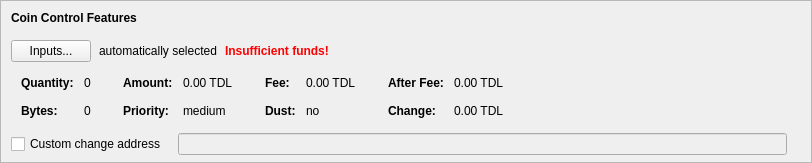
    <widget class="QFrame" name="frameCoinControl">
     <property name="sizePolicy">
      <sizepolicy hsizetype="Expanding" vsizetype="Expanding">
       <horstretch>0</horstretch>
       <verstretch>0</verstretch>
      </sizepolicy>
     </property>
     <property name="maximumSize">
      <size>
       <width>16777215</width>
       <height>16777215</height>
      </size>
     </property>
     <property name="frameShape">
      <enum>QFrame::StyledPanel</enum>
     </property>
     <property name="frameShadow">
      <enum>QFrame::Sunken</enum>
     </property>
     <layout class="QVBoxLayout" name="verticalLayoutCoinControl2">
      <property name="spacing">
       <number>0</number>
      </property>
      <property name="leftMargin">
       <number>0</number>
      </property>
      <property name="topMargin">
       <number>0</number>
      </property>
      <property name="rightMargin">
       <number>0</number>
      </property>
      <property name="bottomMargin">
       <number>6</number>
      </property>
      <item>
       <layout class="QVBoxLayout" name="verticalLayoutCoinControl" stretch="0,0,0,0,1">
        <property name="spacing">
         <number>0</number>
        </property>
        <property name="leftMargin">
         <number>10</number>
        </property>
        <property name="topMargin">
         <number>10</number>
        </property>
        <item>
         <layout class="QHBoxLayout" name="horizontalLayoutCoinControl1">
          <property name="bottomMargin">
           <number>15</number>
          </property>
          <item>
           <widget class="QLabel" name="labelCoinControlFeatures">
            <property name="sizePolicy">
             <sizepolicy hsizetype="Preferred" vsizetype="Maximum">
              <horstretch>0</horstretch>
              <verstretch>0</verstretch>
             </sizepolicy>
            </property>
            <property name="font">
             <font>
              <weight>75</weight>
              <bold>true</bold>
             </font>
            </property>
            <property name="styleSheet">
             <string notr="true">font-weight:bold;</string>
            </property>
            <property name="text">
             <string>Coin Control Features</string>
            </property>
           </widget>
          </item>
         </layout>
        </item>
        <item>
         <layout class="QHBoxLayout" name="horizontalLayoutCoinControl2" stretch="0,0,0,0">
          <property name="spacing">
           <number>8</number>
          </property>
          <property name="bottomMargin">
           <number>10</number>
          </property>
          <item>
           <widget class="QPushButton" name="pushButtonCoinControl">
            <property name="styleSheet">
             <string notr="true"/>
            </property>
            <property name="text">
             <string>Inputs...</string>
            </property>
            <property name="autoDefault">
             <bool>false</bool>
            </property>
           </widget>
          </item>
          <item>
           <widget class="QLabel" name="labelCoinControlAutomaticallySelected">
            <property name="text">
             <string>automatically selected</string>
            </property>
            <property name="margin">
             <number>5</number>
            </property>
           </widget>
          </item>
          <item>
           <widget class="QLabel" name="labelCoinControlInsuffFunds">
            <property name="font">
             <font>
              <weight>75</weight>
              <bold>true</bold>
             </font>
            </property>
            <property name="styleSheet">
             <string notr="true">color:red;font-weight:bold;</string>
            </property>
            <property name="text">
             <string>Insufficient funds!</string>
            </property>
            <property name="margin">
             <number>5</number>
            </property>
           </widget>
          </item>
          <item>
           <spacer name="horizontalSpacerCoinControl">
            <property name="orientation">
             <enum>Qt::Horizontal</enum>
            </property>
            <property name="sizeHint" stdset="0">
             <size>
              <width>40</width>
              <height>1</height>
             </size>
            </property>
           </spacer>
          </item>
         </layout>
        </item>
        <item>
         <widget class="QWidget" name="widgetCoinControl" native="true">
          <property name="sizePolicy">
           <sizepolicy hsizetype="Preferred" vsizetype="Preferred">
            <horstretch>0</horstretch>
            <verstretch>0</verstretch>
           </sizepolicy>
          </property>
          <property name="minimumSize">
           <size>
            <width>0</width>
            <height>0</height>
           </size>
          </property>
          <property name="styleSheet">
           <string notr="true"/>
          </property>
          <layout class="QHBoxLayout" name="horizontalLayoutCoinControl5">
           <property name="leftMargin">
            <number>0</number>
           </property>
           <property name="topMargin">
            <number>0</number>
           </property>
           <property name="rightMargin">
            <number>0</number>
           </property>
           <property name="bottomMargin">
            <number>0</number>
           </property>
           <item>
            <layout class="QHBoxLayout" name="horizontalLayoutCoinControl3" stretch="0,0,0,1">
             <property name="spacing">
              <number>20</number>
             </property>
             <property name="topMargin">
              <number>0</number>
             </property>
             <property name="bottomMargin">
              <number>10</number>
             </property>
             <item>
              <layout class="QFormLayout" name="formLayoutCoinControl1">
               <property name="horizontalSpacing">
                <number>10</number>
               </property>
               <property name="verticalSpacing">
                <number>14</number>
               </property>
               <property name="leftMargin">
                <number>10</number>
               </property>
               <property name="topMargin">
                <number>4</number>
               </property>
               <property name="rightMargin">
                <number>6</number>
               </property>
               <item row="0" column="0">
                <widget class="QLabel" name="labelCoinControlQuantityText">
                 <property name="font">
                  <font>
                   <weight>75</weight>
                   <bold>true</bold>
                  </font>
                 </property>
                 <property name="text">
                  <string>Quantity:</string>
                 </property>
                 <property name="margin">
                  <number>0</number>
                 </property>
                </widget>
               </item>
               <item row="0" column="1">
                <widget class="QLabel" name="labelCoinControlQuantity">
                 <property name="cursor">
                  <cursorShape>IBeamCursor</cursorShape>
                 </property>
                 <property name="contextMenuPolicy">
                  <enum>Qt::ActionsContextMenu</enum>
                 </property>
                 <property name="text">
                  <string notr="true">0</string>
                 </property>
                 <property name="margin">
                  <number>0</number>
                 </property>
                 <property name="textInteractionFlags">
                  <set>Qt::LinksAccessibleByMouse|Qt::TextSelectableByKeyboard|Qt::TextSelectableByMouse</set>
                 </property>
                </widget>
               </item>
               <item row="1" column="0">
                <widget class="QLabel" name="labelCoinControlBytesText">
                 <property name="font">
                  <font>
                   <weight>75</weight>
                   <bold>true</bold>
                  </font>
                 </property>
                 <property name="text">
                  <string>Bytes:</string>
                 </property>
                </widget>
               </item>
               <item row="1" column="1">
                <widget class="QLabel" name="labelCoinControlBytes">
                 <property name="cursor">
                  <cursorShape>IBeamCursor</cursorShape>
                 </property>
                 <property name="contextMenuPolicy">
                  <enum>Qt::ActionsContextMenu</enum>
                 </property>
                 <property name="text">
                  <string notr="true">0</string>
                 </property>
                 <property name="textInteractionFlags">
                  <set>Qt::LinksAccessibleByMouse|Qt::TextSelectableByKeyboard|Qt::TextSelectableByMouse</set>
                 </property>
                </widget>
               </item>
              </layout>
             </item>
             <item>
              <layout class="QFormLayout" name="formLayoutCoinControl2">
               <property name="horizontalSpacing">
                <number>10</number>
               </property>
               <property name="verticalSpacing">
                <number>14</number>
               </property>
               <property name="leftMargin">
                <number>6</number>
               </property>
               <property name="topMargin">
                <number>4</number>
               </property>
               <property name="rightMargin">
                <number>6</number>
               </property>
               <item row="0" column="0">
                <widget class="QLabel" name="labelCoinControlAmountText">
                 <property name="font">
                  <font>
                   <weight>75</weight>
                   <bold>true</bold>
                  </font>
                 </property>
                 <property name="text">
                  <string>Amount:</string>
                 </property>
                 <property name="margin">
                  <number>0</number>
                 </property>
                </widget>
               </item>
               <item row="0" column="1">
                <widget class="QLabel" name="labelCoinControlAmount">
                 <property name="cursor">
                  <cursorShape>IBeamCursor</cursorShape>
                 </property>
                 <property name="contextMenuPolicy">
                  <enum>Qt::ActionsContextMenu</enum>
                 </property>
                 <property name="text">
                  <string notr="true">0.00 TDL</string>
                 </property>
                 <property name="textInteractionFlags">
                  <set>Qt::LinksAccessibleByMouse|Qt::TextSelectableByKeyboard|Qt::TextSelectableByMouse</set>
                 </property>
                </widget>
               </item>
               <item row="1" column="0">
                <widget class="QLabel" name="labelCoinControlPriorityText">
                 <property name="font">
                  <font>
                   <weight>75</weight>
                   <bold>true</bold>
                  </font>
                 </property>
                 <property name="text">
                  <string>Priority:</string>
                 </property>
                </widget>
               </item>
               <item row="1" column="1">
                <widget class="QLabel" name="labelCoinControlPriority">
                 <property name="cursor">
                  <cursorShape>IBeamCursor</cursorShape>
                 </property>
                 <property name="contextMenuPolicy">
                  <enum>Qt::ActionsContextMenu</enum>
                 </property>
                 <property name="text">
                  <string notr="true">medium</string>
                 </property>
                 <property name="textInteractionFlags">
                  <set>Qt::LinksAccessibleByMouse|Qt::TextSelectableByKeyboard|Qt::TextSelectableByMouse</set>
                 </property>
                </widget>
               </item>
              </layout>
             </item>
             <item>
              <layout class="QFormLayout" name="formLayoutCoinControl3">
               <property name="horizontalSpacing">
                <number>10</number>
               </property>
               <property name="verticalSpacing">
                <number>14</number>
               </property>
               <property name="leftMargin">
                <number>6</number>
               </property>
               <property name="topMargin">
                <number>4</number>
               </property>
               <property name="rightMargin">
                <number>6</number>
               </property>
               <item row="0" column="0">
                <widget class="QLabel" name="labelCoinControlFeeText">
                 <property name="font">
                  <font>
                   <weight>75</weight>
                   <bold>true</bold>
                  </font>
                 </property>
                 <property name="text">
                  <string>Fee:</string>
                 </property>
                 <property name="margin">
                  <number>0</number>
                 </property>
                </widget>
               </item>
               <item row="0" column="1">
                <widget class="QLabel" name="labelCoinControlFee">
                 <property name="cursor">
                  <cursorShape>IBeamCursor</cursorShape>
                 </property>
                 <property name="contextMenuPolicy">
                  <enum>Qt::ActionsContextMenu</enum>
                 </property>
                 <property name="text">
                  <string notr="true">0.00 TDL</string>
                 </property>
                 <property name="textInteractionFlags">
                  <set>Qt::LinksAccessibleByMouse|Qt::TextSelectableByKeyboard|Qt::TextSelectableByMouse</set>
                 </property>
                </widget>
               </item>
               <item row="1" column="0">
                <widget class="QLabel" name="labelCoinControlLowOutputText">
                 <property name="font">
                  <font>
                   <weight>75</weight>
                   <bold>true</bold>
                  </font>
                 </property>
                 <property name="text">
                  <string>Dust:</string>
                 </property>
                </widget>
               </item>
               <item row="1" column="1">
                <widget class="QLabel" name="labelCoinControlLowOutput">
                 <property name="cursor">
                  <cursorShape>IBeamCursor</cursorShape>
                 </property>
                 <property name="contextMenuPolicy">
                  <enum>Qt::ActionsContextMenu</enum>
                 </property>
                 <property name="text">
                  <string notr="true">no</string>
                 </property>
                 <property name="textInteractionFlags">
                  <set>Qt::LinksAccessibleByMouse|Qt::TextSelectableByKeyboard|Qt::TextSelectableByMouse</set>
                 </property>
                </widget>
               </item>
              </layout>
             </item>
             <item>
              <layout class="QFormLayout" name="formLayoutCoinControl4">
               <property name="horizontalSpacing">
                <number>10</number>
               </property>
               <property name="verticalSpacing">
                <number>14</number>
               </property>
               <property name="leftMargin">
                <number>6</number>
               </property>
               <property name="topMargin">
                <number>4</number>
               </property>
               <property name="rightMargin">
                <number>6</number>
               </property>
               <item row="0" column="0">
                <widget class="QLabel" name="labelCoinControlAfterFeeText">
                 <property name="font">
                  <font>
                   <weight>75</weight>
                   <bold>true</bold>
                  </font>
                 </property>
                 <property name="text">
                  <string>After Fee:</string>
                 </property>
                 <property name="margin">
                  <number>0</number>
                 </property>
                </widget>
               </item>
               <item row="0" column="1">
                <widget class="QLabel" name="labelCoinControlAfterFee">
                 <property name="cursor">
                  <cursorShape>IBeamCursor</cursorShape>
                 </property>
                 <property name="contextMenuPolicy">
                  <enum>Qt::ActionsContextMenu</enum>
                 </property>
                 <property name="text">
                  <string notr="true">0.00 TDL</string>
                 </property>
                 <property name="textInteractionFlags">
                  <set>Qt::LinksAccessibleByMouse|Qt::TextSelectableByKeyboard|Qt::TextSelectableByMouse</set>
                 </property>
                </widget>
               </item>
               <item row="1" column="0">
                <widget class="QLabel" name="labelCoinControlChangeText">
                 <property name="font">
                  <font>
                   <weight>75</weight>
                   <bold>true</bold>
                  </font>
                 </property>
                 <property name="text">
                  <string>Change:</string>
                 </property>
                </widget>
               </item>
               <item row="1" column="1">
                <widget class="QLabel" name="labelCoinControlChange">
                 <property name="cursor">
                  <cursorShape>IBeamCursor</cursorShape>
                 </property>
                 <property name="contextMenuPolicy">
                  <enum>Qt::ActionsContextMenu</enum>
                 </property>
                 <property name="text">
                  <string notr="true">0.00 TDL</string>
                 </property>
                 <property name="textInteractionFlags">
                  <set>Qt::LinksAccessibleByMouse|Qt::TextSelectableByKeyboard|Qt::TextSelectableByMouse</set>
                 </property>
                </widget>
               </item>
              </layout>
             </item>
            </layout>
           </item>
          </layout>
         </widget>
        </item>
        <item>
         <layout class="QHBoxLayout" name="horizontalLayoutCoinControl4" stretch="0,0,0">
          <property name="spacing">
           <number>12</number>
          </property>
          <property name="sizeConstraint">
           <enum>QLayout::SetDefaultConstraint</enum>
          </property>
          <property name="topMargin">
           <number>5</number>
          </property>
          <property name="rightMargin">
           <number>5</number>
          </property>
          <item>
           <widget class="QCheckBox" name="checkBoxCoinControlChange">
            <property name="toolTip">
             <string>If this is activated, but the change address is empty or invalid, change will be sent to a newly generated address.</string>
            </property>
            <property name="text">
             <string>Custom change address</string>
            </property>
           </widget>
          </item>
          <item>
           <widget class="QValidatedLineEdit" name="lineEditCoinControlChange">
            <property name="enabled">
             <bool>false</bool>
            </property>
            <property name="sizePolicy">
             <sizepolicy hsizetype="Expanding" vsizetype="Fixed">
              <horstretch>0</horstretch>
              <verstretch>0</verstretch>
             </sizepolicy>
            </property>
           </widget>
          </item>
          <item>
           <widget class="QLabel" name="labelCoinControlChangeLabel">
            <property name="sizePolicy">
             <sizepolicy hsizetype="Preferred" vsizetype="Expanding">
              <horstretch>0</horstretch>
              <verstretch>0</verstretch>
             </sizepolicy>
            </property>
            <property name="minimumSize">
             <size>
              <width>0</width>
              <height>0</height>
             </size>
            </property>
            <property name="text">
             <string/>
            </property>
            <property name="margin">
             <number>3</number>
            </property>
           </widget>
          </item>
         </layout>
        </item>
        <item>
         <spacer name="verticalSpacerCoinControl">
          <property name="orientation">
           <enum>Qt::Vertical</enum>
          </property>
          <property name="sizeHint" stdset="0">
           <size>
            <width>800</width>
            <height>1</height>
           </size>
          </property>
         </spacer>
        </item>
       </layout>
      </item>
     </layout>
    </widget>
